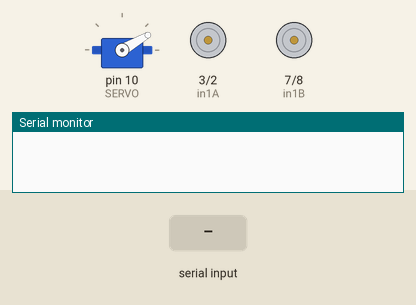
Bench run of a sketch on a simulated Arduino Uno, built with avr-gcc and run on an emulated ATmega328P. On the bench: servo, motor-driver pin pairs drawn as motors (green arrow = first pin HIGH = forward, orange = second pin HIGH = backward, longer = more drive, scaled by the enable pin), the last lines printed to the serial monitor. Inputs (shaded band) come from the test bench.

Above: at 1.2 s.
1.3 s: "90,45\n" received over the second serial link
At 2.0 s:
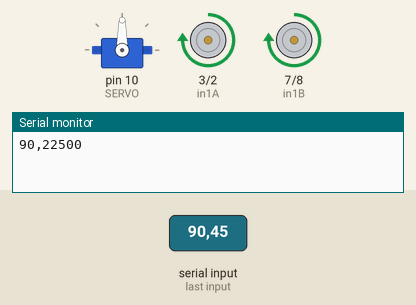
2.8 s: "30,150\n" received over the second serial link
At 3.1 s:
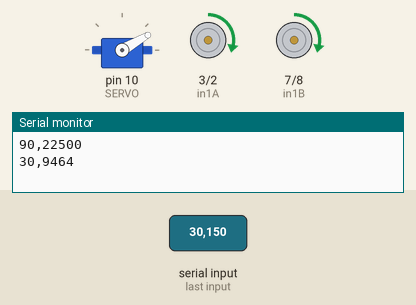
4.3 s: "1\n" received over the second serial link
At 5.4 s:
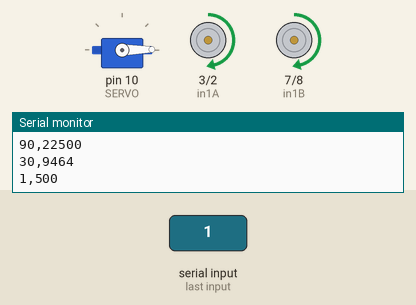
5.8 s: "0\n" received over the second serial link
At 6.6 s:
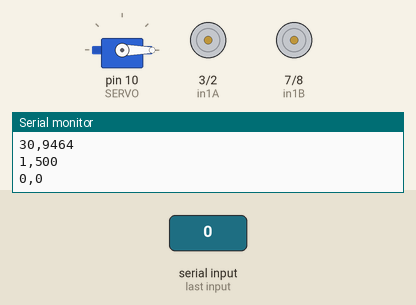
7.3 s: "90\n" received over the second serial link
At 7.7 s:
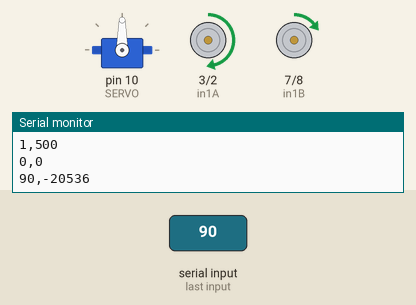
8.8 s: "200\n" received over the second serial link
At 10.1 s:
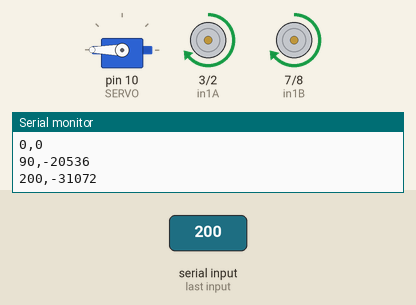
Timing chart, 0 to 11.3 s (numbered marks = the images above; inputs shaded):
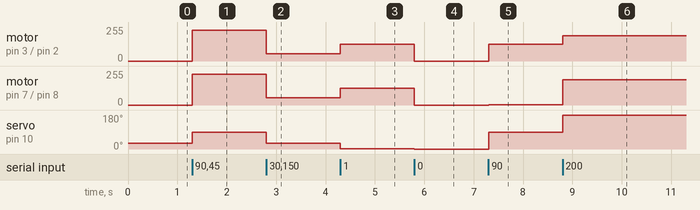

Measured:
- after the input at 1.3 s, motor on pin 3 (in1A) / pin 2 (in2A), motor on pin 7 (in1B) / pin 8 (in2B): stopped → forward 232/255 at once; servo on pin 10 (SERVO): 30° → 90° at once
- after the input at 2.8 s, motor on pin 3 (in1A) / pin 2 (in2A), motor on pin 7 (in1B) / pin 8 (in2B): forward 232/255 → forward 55/255 at once; servo on pin 10 (SERVO): 90° → 30° at once
- after the input at 4.3 s, motor on pin 3 (in1A) / pin 2 (in2A), motor on pin 7 (in1B) / pin 8 (in2B): forward 55/255 → forward 124/255 at once; servo on pin 10 (SERVO): 30° → 1° at once
- after the input at 5.8 s, motor on pin 3 (in1A) / pin 2 (in2A), motor on pin 7 (in1B) / pin 8 (in2B): forward 124/255 → stopped at once; servo on pin 10 (SERVO): 1° → 0° at once
- after the input at 7.3 s, motor on pin 3 (in1A) / pin 2 (in2A): stopped → forward 124/255 at once; motor on pin 7 (in1B) / pin 8 (in2B): stopped → forward 2/255 at once; servo on pin 10 (SERVO): 0° → 90° at once
- after the input at 8.8 s, motor on pin 3 (in1A) / pin 2 (in2A): forward 124/255 → forward 191/255 at once; motor on pin 7 (in1B) / pin 8 (in2B): forward 2/255 → forward 191/255 at once; servo on pin 10 (SERVO): 90° → 180° at once

The sketch:

teleop.ino
```cpp
#include <Servo.h>

#include <SoftwareSerial.h>
SoftwareSerial SerialBT(11,12);
//Declaramos el servo
Servo servo;

//Declaramos la variable
char dato;
#define enA 5
#define in1A 3
#define in2A 2
#define enB 6
#define in1B 7
#define in2B 8
#define SERVO 10

float vel_max=500;
int angulo = 30;

void setup() {
  Serial.begin(9600);
  SerialBT.begin(9600); //Bluetooth device name
  pinMode(enA, OUTPUT);
  pinMode(in1A, OUTPUT);
  pinMode(in2A, OUTPUT);
  pinMode(enB, OUTPUT);
  pinMode(in1B, OUTPUT);
  pinMode(in2B, OUTPUT);
  // Set initial rotation direction
  digitalWrite(in1A, LOW);
  digitalWrite(in2A, LOW);
  digitalWrite(in1B, LOW);
  digitalWrite(in2B, LOW);


  servo.attach(SERVO);
  servo.write(angulo);
}
String text;
float primerValor;
float segundoValor;
int dir;
void loop() {
  if (SerialBT.available()) {
    text = SerialBT.readStringUntil('\n');
    //Serial.println(text);

    int i1 = text.indexOf(',');

    String firstValue = text.substring(0, i1);
    String secondValue = text.substring(i1 + 1);
    primerValor=firstValue.toFloat();
    segundoValor=secondValue.toFloat();

    Serial.print(int(primerValor));
    Serial.print(",");
    Serial.println(int(vel_max*segundoValor));

    if(segundoValor>0){
      dir=1;
    }
    else{
      dir=-1;
    }
    motorTrasero(abs(vel_max*segundoValor),dir);
    motorDelantero(abs(vel_max*segundoValor),dir);

    servo.write(int(primerValor));
  }


}

void motorDelantero(int vel,int avanza_stop_retro){

  int pwmOutput = map(vel, 0, 1023, 0 , 255); // Map the potentiometer value from 0 to 255
  analogWrite(enA, pwmOutput); // Send PWM signal to L298N Enable pin

  if (avanza_stop_retro==1) {
    digitalWrite(in1A, HIGH);
    digitalWrite(in2A, LOW);
  }
  if (avanza_stop_retro==0) {
    digitalWrite(in1A, LOW);
    digitalWrite(in2A, LOW);
  }
  if (avanza_stop_retro==-1) {
    digitalWrite(in1A, LOW);
    digitalWrite(in2A, HIGH);
  }
}

void motorTrasero(int vel,int avanza_stop_retro){

  int pwmOutput = map(vel, 0, 1023, 0 , 255); // Map the potentiometer value from 0 to 255
  analogWrite(enB, pwmOutput);
  if (avanza_stop_retro==1) {
    digitalWrite(in1B, HIGH);
    digitalWrite(in2B, LOW);
  }
  if (avanza_stop_retro==0) {
    digitalWrite(in1B, LOW);
    digitalWrite(in2B, LOW);
  }
  if (avanza_stop_retro==-1) {
    digitalWrite(in1B, LOW);
    digitalWrite(in2B, HIGH);
  }
}
```
